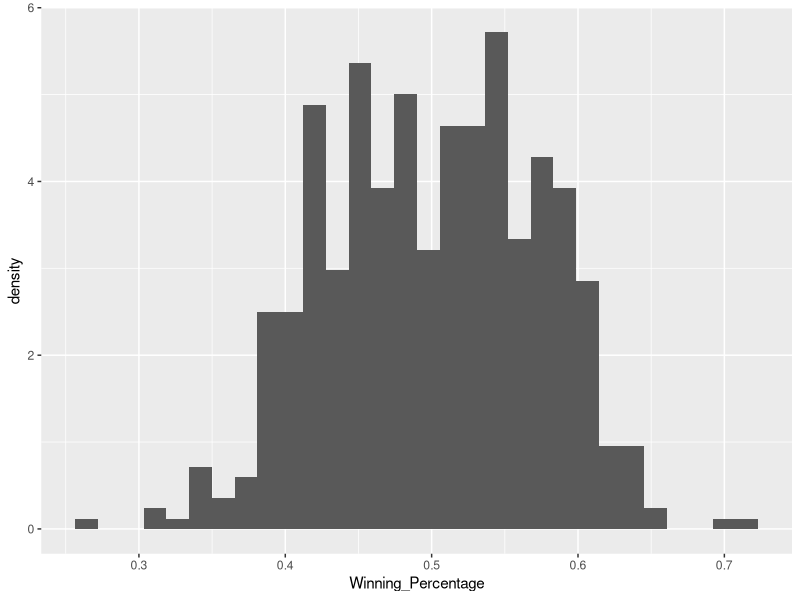
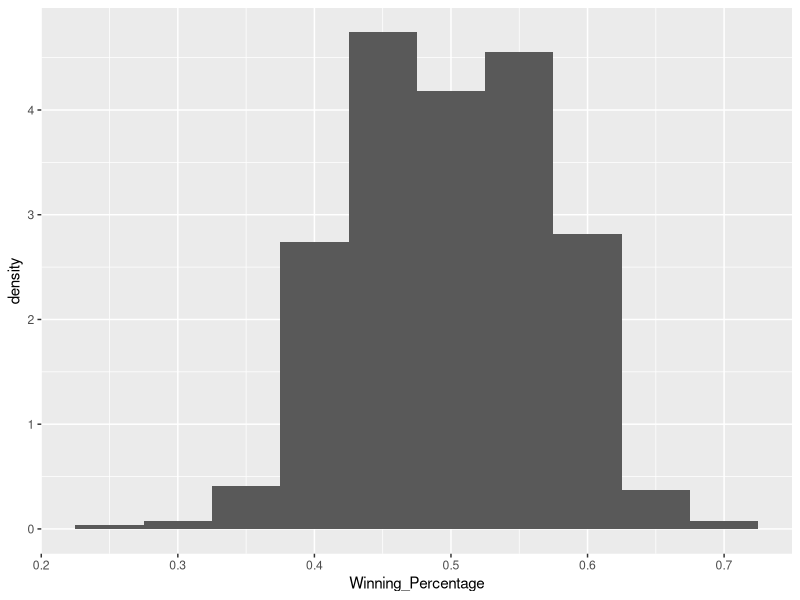
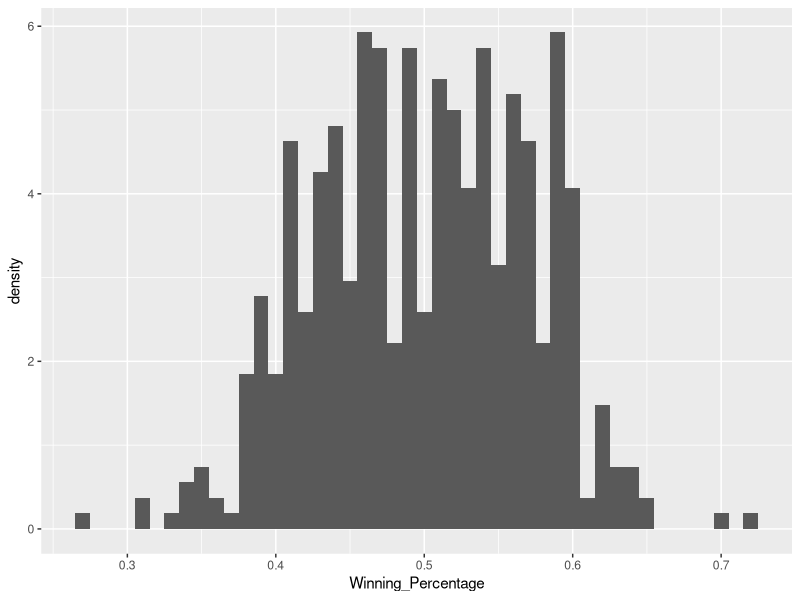
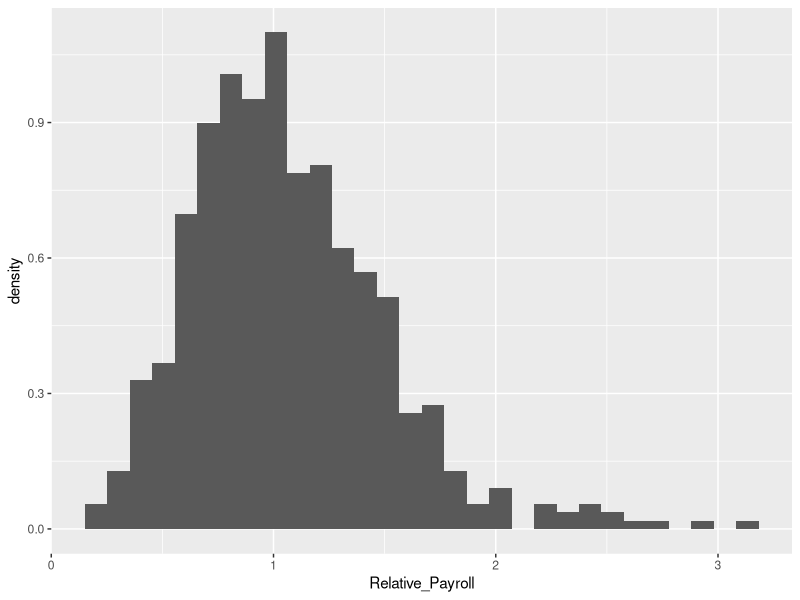
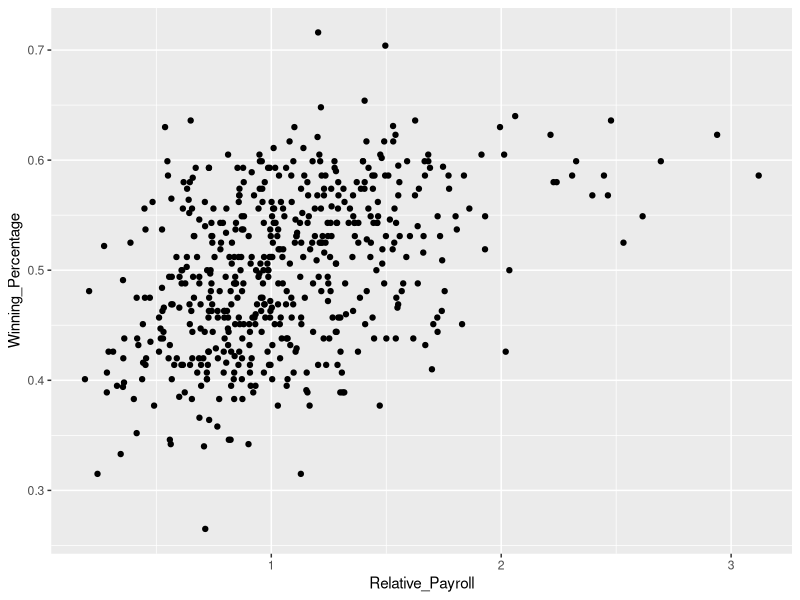
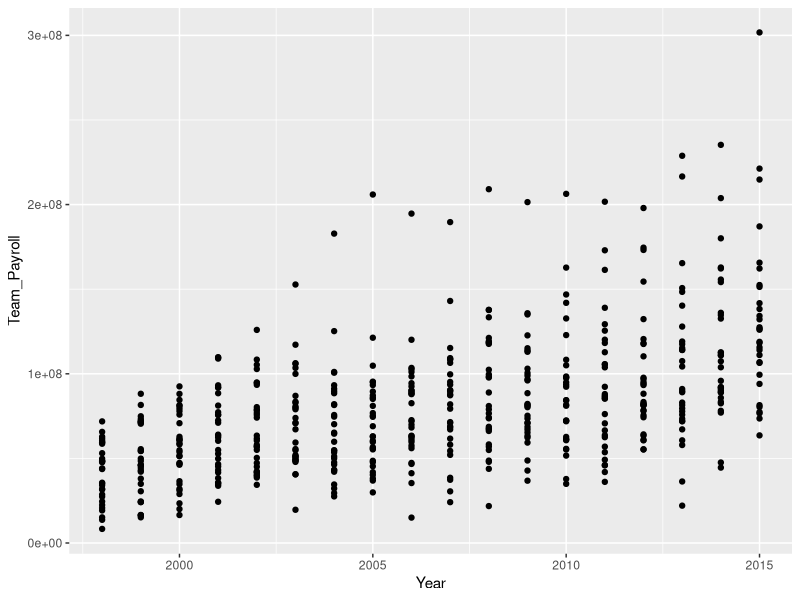
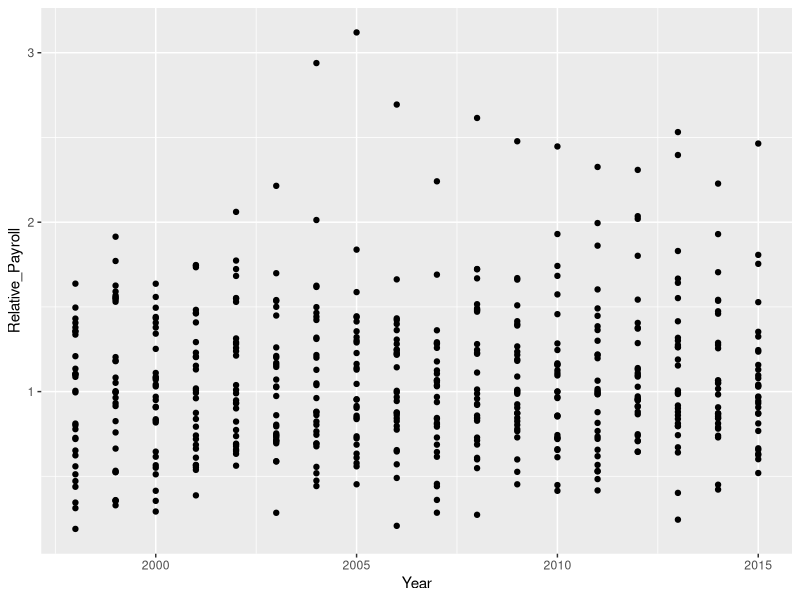
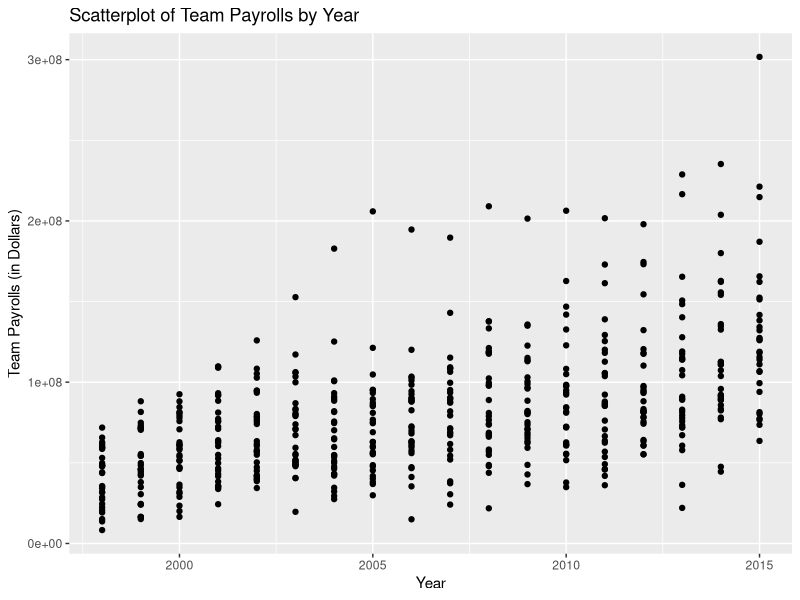

Write the R code that produced these figures, in order.
## ---- chunk 1
knitr::opts_chunk$set(cache = TRUE, fig.align = "center", include = FALSE) # set include = TRUE to see solutions in knitted RMarkdown
library(tidyverse)
## ---- chunk 2
# solution
relative_payroll <- read_csv(file = "data/mlb_relative_payrolls.csv")
## ---- chunk 3
# solution
ggplot(data = relative_payroll) +
  geom_histogram(mapping = aes(x = Winning_Percentage, y = ..density..))

ggplot(data = relative_payroll) +
  geom_histogram(mapping = aes(x = Winning_Percentage, y = ..density..), binwidth = 0.05)

ggplot(data = relative_payroll) +
  geom_histogram(mapping = aes(x = Winning_Percentage, y = ..density..), binwidth = 0.01)
## ---- chunk 4
# solution
ggplot(data = relative_payroll) +
  geom_histogram(mapping = aes(x = Relative_Payroll, y = ..density..))
## ---- chunk 5
# solution
ggplot(data = relative_payroll) +
  geom_point(mapping = aes(x = Relative_Payroll, y = Winning_Percentage))
## ---- chunk 6
# solution
relative_payroll %>%
  ggplot(aes(x = Year, y = Team_Payroll)) +
  geom_point()

relative_payroll %>%
  ggplot(aes(x = Year, y = Relative_Payroll)) +
  geom_point()
## ---- chunk 7
# solution
relative_payroll %>%
  ggplot(aes(x = Year, y = Team_Payroll)) +
  geom_point() + labs(title = "Scatterplot of Team Payrolls by Year",
                      y = "Team Payrolls (in Dollars)")

relative_payroll %>%
  ggplot(aes(x = Year, y = Team_Payroll)) +
  geom_point() + labs(title = "Scatterplot of Relative Payrolls by Year",
                      y = "Relative Payrolls (Team Payroll / Average Payroll)")
